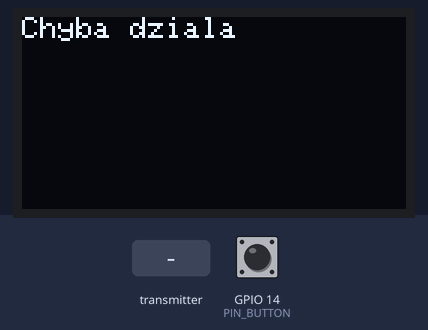
A program run on a simulated ESP32. Shown: 128×64 one-colour display. Inputs (shaded band) come from the test bench; at power-on: GPIO 14 (PIN_BUTTON) HIGH. What the program prints to the serial monitor is not drawn.

Above: at 0.1 s.
4.3 s: the transmitter starts sending temperature = 0
At 5.5 s:
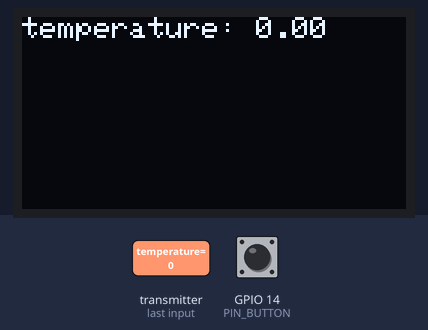
5.8 s: the transmitter starts sending temperature = 25
At 6.7 s:
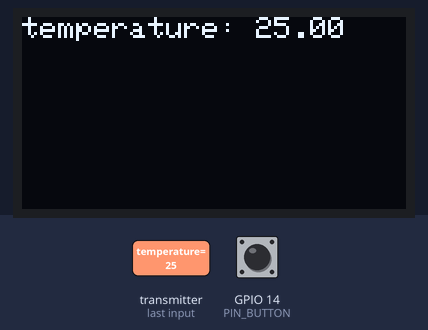
Timing chart, 0 to 8.8 s (numbered marks = the images above; inputs shaded):
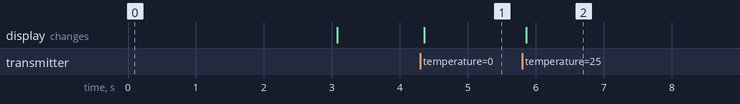

The program:

main.cpp
```cpp
#include <Arduino.h>
#include <Wire.h>
#include <Adafruit_SSD1306.h>
#include <WiFi.h>
#include <esp_now.h>
#include <esp_wifi.h>

const uint8_t SCREEN_WIDTH = 128;
const uint8_t SCREEN_HEIGHT = 64;
const uint8_t SCREEN_RESET = -1; // ekran nie ma pinu RESET
const uint8_t SCREEN_ADDRES = 0x3C; // ewentualnie może być 0x3D

Adafruit_SSD1306 screen(SCREEN_WIDTH, SCREEN_HEIGHT, &Wire, SCREEN_RESET);

const uint8_t PIN_BUTTON = 14;

typedef struct CommandData{ // moja struktura do wysyłania komendy w celu rządania danych
  uint8_t command;
};

typedef struct SensorData{
  float temperature;
  float humidity;
};

CommandData commandData;
SensorData sensorData;

uint8_t brodcastAddress[] = {0x00, 0x00, 0x00, 0x00, 0x00, 0x00}; // adres drugiego modułu

void setup_esp_now();
void setup_screen();
void OnDataSend(const uint8_t *mac_addr, esp_now_send_status_t status);
void OnDataRecv(const uint8_t *mac_addr, const uint8_t *incoming_data,  int len);

void setup() {
  Serial.begin(115200);
  setup_screen();
  setup_esp_now();
  pinMode(PIN_BUTTON, INPUT_PULLUP);
}

void loop() {
  if(digitalRead(PIN_BUTTON) == LOW){
    Serial.println("Przycisk przyciśnięty - próba wysłania");

    commandData.command = 1;
    esp_err_t result = esp_now_send(brodcastAddress, (uint8_t*) &commandData, sizeof(commandData));

    if (result != ESP_OK) {
      Serial.print("Błąd esp_now_send: ");
      // Możesz dodać więcej szczegółów w zależności od zwracanego błędu (np. ESP_ERR_ESPNOW_IF).
      // W tym prostym przypadku wystarczy to:
      Serial.println(result);
    } else {
       // Nie ma sensu wypisywać tego tutaj, bo OnDataSend załatwia sprawę
    }

    delay(50); // Zabezpieczenie przed zalaniem
  }
}

void setup_esp_now(){
  WiFi.mode(WIFI_STA);

  //esp_wifi_set_channel(6, WIFI_SECOND_CHAN_NONE);

  if (esp_now_init() != ESP_OK) {
    Serial.println("Error initializing ESP-NOW");
    return;
  }

  esp_now_register_send_cb(OnDataSend);
  esp_now_register_recv_cb(OnDataRecv);

  esp_now_peer_info_t peerInfo;

  memset(&peerInfo, 0, sizeof(peerInfo));

  // Register peer
  memcpy(peerInfo.peer_addr, brodcastAddress, 6);
  peerInfo.channel = 0;
  peerInfo.encrypt = false;
    // Add peer
  if (esp_now_add_peer(&peerInfo) != ESP_OK){
    Serial.println("Nie udało sie dodać peera");
    return;
  }
  Serial.println("Peer powienien sie dodać kurde");
}

void setup_screen(){
  if(!screen.begin(SSD1306_SWITCHCAPVCC, SCREEN_ADDRES)){
    Serial.println(F("SSD1306 alokacja nieudana lub wyświetlacz nieznaleziony."));
    for(;;);
  }

  screen.setTextSize(1);
  screen.setTextColor(SSD1306_WHITE);
  screen.clearDisplay();
  screen.setCursor(0,0);

  screen.println("Chyba dziala");
  screen.display(); // Wymagane, aby wyświetlić tekst!
  delay(3000);
  screen.clearDisplay();
  screen.display(); // Wymagane, aby wyczyścić ekran!
}


void OnDataSend(const uint8_t *mac_addr, esp_now_send_status_t status){
  // Deklaracja MAC-a jako string do czytania
  char macStr[18];
  snprintf(macStr, sizeof(macStr), "%02x:%02x:%02x:%02x:%02x:%02x",
           mac_addr[0], mac_addr[1], mac_addr[2], mac_addr[3], mac_addr[4], mac_addr[5]);

  if(status == ESP_OK){
    Serial.print("Pakiet do MAC: ");
    Serial.print(macStr);
    Serial.println(" wysłany pomyślnie.");
  } else {
    Serial.print("Błąd wysłania pakietu do MAC: ");
    Serial.println(macStr);
  }
}

void OnDataRecv(const uint8_t *mac_addr, const uint8_t *incoming_data,  int len){
  memcpy(&sensorData, incoming_data, sizeof(sensorData));
  Serial.println("Dane przyszły");
  // Niezbędne kroki, aby dane były czytelne
  screen.clearDisplay(); // Wyczyść bufor
  screen.setCursor(0, 0); // Ustaw kursor na początek

  screen.print("temperature: ");
  screen.println(sensorData.temperature);
  screen.display(); // Wyślij bufor na ekran
}
```

Measured:
- after the input at 4.3 s, the display: changes after 0.06 s (image 1)
- after the input at 5.8 s, the display: changes after 0.06 s (image 2)
